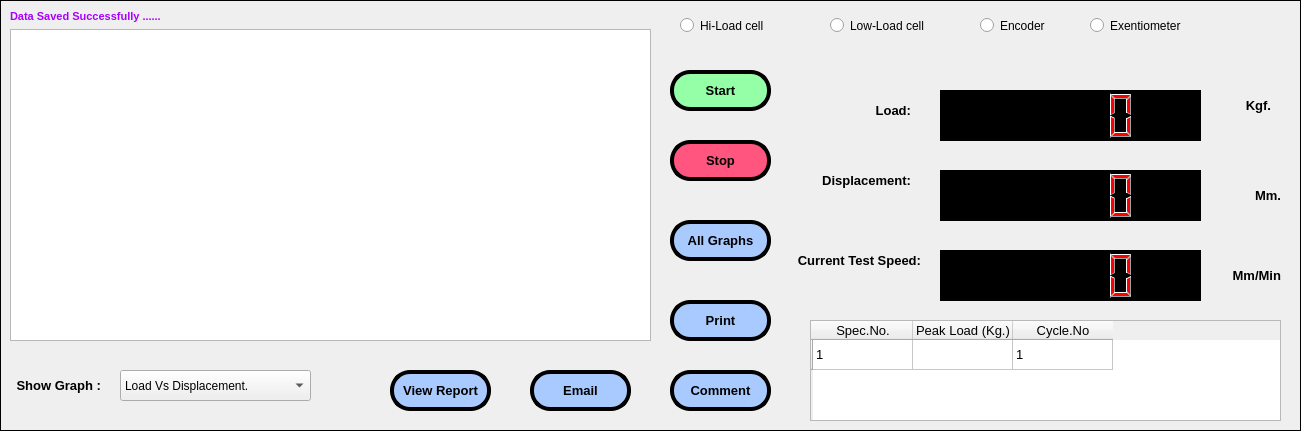
    <widget class="QFrame" name="frame_3">
     <property name="geometry">
      <rect>
       <x>10</x>
       <y>260</y>
       <width>1301</width>
       <height>431</height>
      </rect>
     </property>
     <property name="frameShape">
      <enum>QFrame::Box</enum>
     </property>
     <property name="frameShadow">
      <enum>QFrame::Plain</enum>
     </property>
     <property name="lineWidth">
      <number>1</number>
     </property>
     <widget class="QPushButton" name="pushButton_7">
      <property name="geometry">
       <rect>
        <x>670</x>
        <y>140</y>
        <width>101</width>
        <height>41</height>
       </rect>
      </property>
      <property name="font">
       <font>
        <family>Arial</family>
        <pointsize>10</pointsize>
        <weight>75</weight>
        <bold>true</bold>
       </font>
      </property>
      <property name="cursor">
       <cursorShape>ArrowCursor</cursorShape>
      </property>
      <property name="styleSheet">
       <string notr="true">background-color: rgb(255, 85, 127);
border-radius:20px;
border-color: rgb(0, 0, 0);
border-style:outset;
border-width:4px;</string>
      </property>
      <property name="text">
       <string>Stop</string>
      </property>
      <property name="flat">
       <bool>false</bool>
      </property>
     </widget>
     <widget class="QPushButton" name="pushButton_11">
      <property name="geometry">
       <rect>
        <x>670</x>
        <y>70</y>
        <width>101</width>
        <height>41</height>
       </rect>
      </property>
      <property name="font">
       <font>
        <family>Arial</family>
        <pointsize>10</pointsize>
        <weight>75</weight>
        <bold>true</bold>
       </font>
      </property>
      <property name="cursor">
       <cursorShape>ArrowCursor</cursorShape>
      </property>
      <property name="styleSheet">
       <string notr="true">border-radius:20px;
color: rgb(0, 0, 0);
background-color: rgb(148, 255, 166);
border-color: rgb(0, 0, 0);
border-style:outset;
border-width:4px;</string>
      </property>
      <property name="text">
       <string>Start</string>
      </property>
      <property name="flat">
       <bool>false</bool>
      </property>
     </widget>
     <widget class="QPushButton" name="pushButton_12">
      <property name="geometry">
       <rect>
        <x>670</x>
        <y>220</y>
        <width>101</width>
        <height>41</height>
       </rect>
      </property>
      <property name="font">
       <font>
        <family>Arial</family>
        <pointsize>10</pointsize>
        <weight>75</weight>
        <bold>true</bold>
       </font>
      </property>
      <property name="cursor">
       <cursorShape>ArrowCursor</cursorShape>
      </property>
      <property name="styleSheet">
       <string notr="true">background-color: rgb(169, 202, 255);
border-radius:20px;
border-color: rgb(0, 0, 0);
border-style:outset;
border-width:4px;</string>
      </property>
      <property name="text">
       <string>All Graphs</string>
      </property>
      <property name="flat">
       <bool>false</bool>
      </property>
     </widget>
     <widget class="QPushButton" name="pushButton_13">
      <property name="geometry">
       <rect>
        <x>390</x>
        <y>370</y>
        <width>101</width>
        <height>41</height>
       </rect>
      </property>
      <property name="font">
       <font>
        <family>Arial</family>
        <pointsize>10</pointsize>
        <weight>75</weight>
        <bold>true</bold>
       </font>
      </property>
      <property name="cursor">
       <cursorShape>ArrowCursor</cursorShape>
      </property>
      <property name="styleSheet">
       <string notr="true">background-color: rgb(169, 202, 255);
border-radius:20px;
border-color: rgb(0, 0, 0);
border-style:outset;
border-width:4px;</string>
      </property>
      <property name="text">
       <string>View Report</string>
      </property>
      <property name="flat">
       <bool>false</bool>
      </property>
     </widget>
     <widget class="QPushButton" name="pushButton_14">
      <property name="geometry">
       <rect>
        <x>530</x>
        <y>370</y>
        <width>101</width>
        <height>41</height>
       </rect>
      </property>
      <property name="font">
       <font>
        <family>Arial</family>
        <pointsize>10</pointsize>
        <weight>75</weight>
        <bold>true</bold>
       </font>
      </property>
      <property name="cursor">
       <cursorShape>ArrowCursor</cursorShape>
      </property>
      <property name="styleSheet">
       <string notr="true">background-color: rgb(169, 202, 255);
border-radius:20px;
border-color: rgb(0, 0, 0);
border-style:outset;
border-width:4px;</string>
      </property>
      <property name="text">
       <string>Email</string>
      </property>
      <property name="flat">
       <bool>false</bool>
      </property>
     </widget>
     <widget class="QPushButton" name="pushButton_15">
      <property name="geometry">
       <rect>
        <x>670</x>
        <y>370</y>
        <width>101</width>
        <height>41</height>
       </rect>
      </property>
      <property name="font">
       <font>
        <family>Arial</family>
        <pointsize>10</pointsize>
        <weight>75</weight>
        <bold>true</bold>
       </font>
      </property>
      <property name="cursor">
       <cursorShape>ArrowCursor</cursorShape>
      </property>
      <property name="styleSheet">
       <string notr="true">background-color: rgb(169, 202, 255);
border-radius:20px;
border-color: rgb(0, 0, 0);
border-style:outset;
border-width:4px;</string>
      </property>
      <property name="text">
       <string>Comment</string>
      </property>
      <property name="flat">
       <bool>false</bool>
      </property>
     </widget>
     <widget class="QLabel" name="label_33">
      <property name="geometry">
       <rect>
        <x>10</x>
        <y>370</y>
        <width>91</width>
        <height>31</height>
       </rect>
      </property>
      <property name="font">
       <font>
        <family>Arial</family>
        <pointsize>10</pointsize>
        <weight>75</weight>
        <bold>true</bold>
       </font>
      </property>
      <property name="styleSheet">
       <string notr="true"/>
      </property>
      <property name="text">
       <string>Show Graph :</string>
      </property>
      <property name="alignment">
       <set>Qt::AlignRight|Qt::AlignTrailing|Qt::AlignVCenter</set>
      </property>
     </widget>
     <widget class="QRadioButton" name="radioButton">
      <property name="geometry">
       <rect>
        <x>680</x>
        <y>10</y>
        <width>101</width>
        <height>31</height>
       </rect>
      </property>
      <property name="text">
       <string>Hi-Load cell</string>
      </property>
     </widget>
     <widget class="QRadioButton" name="radioButton_2">
      <property name="geometry">
       <rect>
        <x>830</x>
        <y>10</y>
        <width>101</width>
        <height>31</height>
       </rect>
      </property>
      <property name="text">
       <string>Low-Load cell</string>
      </property>
     </widget>
     <widget class="QRadioButton" name="radioButton_3">
      <property name="geometry">
       <rect>
        <x>980</x>
        <y>10</y>
        <width>81</width>
        <height>31</height>
       </rect>
      </property>
      <property name="text">
       <string>Encoder</string>
      </property>
     </widget>
     <widget class="QRadioButton" name="radioButton_4">
      <property name="geometry">
       <rect>
        <x>1090</x>
        <y>10</y>
        <width>111</width>
        <height>31</height>
       </rect>
      </property>
      <property name="text">
       <string>Exentiometer</string>
      </property>
     </widget>
     <widget class="QTableWidget" name="tableWidget">
      <property name="geometry">
       <rect>
        <x>810</x>
        <y>320</y>
        <width>471</width>
        <height>101</height>
       </rect>
      </property>
      <row>
       <property name="text">
        <string/>
       </property>
      </row>
      <column>
       <property name="text">
        <string>Spec.No.</string>
       </property>
       <property name="font">
        <font>
         <family>Arial</family>
         <pointsize>10</pointsize>
        </font>
       </property>
      </column>
      <column>
       <property name="text">
        <string>Peak Load (Kg.)</string>
       </property>
       <property name="font">
        <font>
         <family>Arial</family>
         <pointsize>10</pointsize>
        </font>
       </property>
      </column>
      <column>
       <property name="text">
        <string>Cycle.No</string>
       </property>
       <property name="font">
        <font>
         <family>Arial</family>
         <pointsize>10</pointsize>
        </font>
       </property>
      </column>
      <item row="0" column="0">
       <property name="text">
        <string>1</string>
       </property>
       <property name="font">
        <font>
         <family>Arial</family>
         <pointsize>10</pointsize>
        </font>
       </property>
      </item>
      <item row="0" column="1">
       <property name="font">
        <font>
         <family>Arial</family>
         <pointsize>10</pointsize>
        </font>
       </property>
      </item>
      <item row="0" column="2">
       <property name="text">
        <string>1</string>
       </property>
       <property name="font">
        <font>
         <family>Arial</family>
         <pointsize>10</pointsize>
        </font>
       </property>
      </item>
     </widget>
     <widget class="QPushButton" name="pushButton_16">
      <property name="geometry">
       <rect>
        <x>670</x>
        <y>300</y>
        <width>101</width>
        <height>41</height>
       </rect>
      </property>
      <property name="font">
       <font>
        <family>Arial</family>
        <pointsize>10</pointsize>
        <weight>75</weight>
        <bold>true</bold>
       </font>
      </property>
      <property name="cursor">
       <cursorShape>ArrowCursor</cursorShape>
      </property>
      <property name="styleSheet">
       <string notr="true">background-color: rgb(169, 202, 255);
border-radius:20px;
border-color: rgb(0, 0, 0);
border-style:outset;
border-width:4px;</string>
      </property>
      <property name="text">
       <string>Print</string>
      </property>
      <property name="flat">
       <bool>false</bool>
      </property>
     </widget>
     <widget class="QLabel" name="label_39">
      <property name="geometry">
       <rect>
        <x>800</x>
        <y>90</y>
        <width>111</width>
        <height>41</height>
       </rect>
      </property>
      <property name="font">
       <font>
        <family>Arial</family>
        <pointsize>10</pointsize>
        <weight>75</weight>
        <bold>true</bold>
       </font>
      </property>
      <property name="styleSheet">
       <string notr="true"/>
      </property>
      <property name="text">
       <string>Load:</string>
      </property>
      <property name="alignment">
       <set>Qt::AlignRight|Qt::AlignTrailing|Qt::AlignVCenter</set>
      </property>
     </widget>
     <widget class="QLabel" name="label_40">
      <property name="geometry">
       <rect>
        <x>810</x>
        <y>160</y>
        <width>101</width>
        <height>41</height>
       </rect>
      </property>
      <property name="font">
       <font>
        <family>Arial</family>
        <pointsize>10</pointsize>
        <weight>75</weight>
        <bold>true</bold>
       </font>
      </property>
      <property name="styleSheet">
       <string notr="true"/>
      </property>
      <property name="text">
       <string>Displacement:</string>
      </property>
      <property name="alignment">
       <set>Qt::AlignRight|Qt::AlignTrailing|Qt::AlignVCenter</set>
      </property>
     </widget>
     <widget class="QLCDNumber" name="lcdNumber">
      <property name="geometry">
       <rect>
        <x>940</x>
        <y>90</y>
        <width>261</width>
        <height>51</height>
       </rect>
      </property>
      <property name="styleSheet">
       <string notr="true">color: rgb(255, 0, 0);
background-color: rgb(0, 0, 0);</string>
      </property>
     </widget>
     <widget class="QLabel" name="label_41">
      <property name="geometry">
       <rect>
        <x>1230</x>
        <y>90</y>
        <width>41</width>
        <height>31</height>
       </rect>
      </property>
      <property name="font">
       <font>
        <family>Arial</family>
        <pointsize>10</pointsize>
        <weight>75</weight>
        <bold>true</bold>
       </font>
      </property>
      <property name="styleSheet">
       <string notr="true"/>
      </property>
      <property name="text">
       <string>Kgf.</string>
      </property>
      <property name="alignment">
       <set>Qt::AlignRight|Qt::AlignTrailing|Qt::AlignVCenter</set>
      </property>
     </widget>
     <widget class="QLCDNumber" name="lcdNumber_2">
      <property name="geometry">
       <rect>
        <x>940</x>
        <y>170</y>
        <width>261</width>
        <height>51</height>
       </rect>
      </property>
      <property name="styleSheet">
       <string notr="true">color: rgb(255, 0, 0);
background-color: rgb(0, 0, 0);</string>
      </property>
     </widget>
     <widget class="QLabel" name="label_42">
      <property name="geometry">
       <rect>
        <x>1230</x>
        <y>180</y>
        <width>51</width>
        <height>31</height>
       </rect>
      </property>
      <property name="font">
       <font>
        <family>Arial</family>
        <pointsize>10</pointsize>
        <weight>75</weight>
        <bold>true</bold>
       </font>
      </property>
      <property name="styleSheet">
       <string notr="true"/>
      </property>
      <property name="text">
       <string>Mm.</string>
      </property>
      <property name="alignment">
       <set>Qt::AlignRight|Qt::AlignTrailing|Qt::AlignVCenter</set>
      </property>
     </widget>
     <widget class="QLabel" name="label_43">
      <property name="geometry">
       <rect>
        <x>790</x>
        <y>240</y>
        <width>131</width>
        <height>41</height>
       </rect>
      </property>
      <property name="font">
       <font>
        <family>Arial</family>
        <pointsize>10</pointsize>
        <weight>75</weight>
        <bold>true</bold>
       </font>
      </property>
      <property name="styleSheet">
       <string notr="true"/>
      </property>
      <property name="text">
       <string>Current Test Speed:</string>
      </property>
      <property name="alignment">
       <set>Qt::AlignRight|Qt::AlignTrailing|Qt::AlignVCenter</set>
      </property>
     </widget>
     <widget class="QLCDNumber" name="lcdNumber_3">
      <property name="geometry">
       <rect>
        <x>940</x>
        <y>250</y>
        <width>261</width>
        <height>51</height>
       </rect>
      </property>
      <property name="styleSheet">
       <string notr="true">color: rgb(255, 0, 0);
background-color: rgb(0, 0, 0);</string>
      </property>
     </widget>
     <widget class="QLabel" name="label_44">
      <property name="geometry">
       <rect>
        <x>1220</x>
        <y>260</y>
        <width>61</width>
        <height>31</height>
       </rect>
      </property>
      <property name="font">
       <font>
        <family>Arial</family>
        <pointsize>10</pointsize>
        <weight>75</weight>
        <bold>true</bold>
       </font>
      </property>
      <property name="styleSheet">
       <string notr="true"/>
      </property>
      <property name="text">
       <string>Mm/Min</string>
      </property>
      <property name="alignment">
       <set>Qt::AlignRight|Qt::AlignTrailing|Qt::AlignVCenter</set>
      </property>
     </widget>
     <widget class="QComboBox" name="comboBox_4">
      <property name="geometry">
       <rect>
        <x>120</x>
        <y>370</y>
        <width>191</width>
        <height>31</height>
       </rect>
      </property>
      <item>
       <property name="text">
        <string>Load Vs Displacement.</string>
       </property>
      </item>
     </widget>
     <widget class="QWidget" name="layoutWidget">
      <property name="geometry">
       <rect>
        <x>10</x>
        <y>10</y>
        <width>641</width>
        <height>331</height>
       </rect>
      </property>
      <layout class="QGridLayout" name="gridLayout">
       <item row="0" column="0">
        <widget class="QLabel" name="label_49">
         <property name="font">
          <font>
           <family>Arial</family>
           <pointsize>8</pointsize>
           <weight>75</weight>
           <bold>true</bold>
           <underline>false</underline>
          </font>
         </property>
         <property name="styleSheet">
          <string notr="true">color: rgb(170, 0, 255);</string>
         </property>
         <property name="text">
          <string>Data Saved Successfully ......</string>
         </property>
         <property name="alignment">
          <set>Qt::AlignLeading|Qt::AlignLeft|Qt::AlignVCenter</set>
         </property>
        </widget>
       </item>
       <item row="1" column="0">
        <widget class="QGraphicsView" name="graphicsView"/>
       </item>
      </layout>
     </widget>
    </widget>
